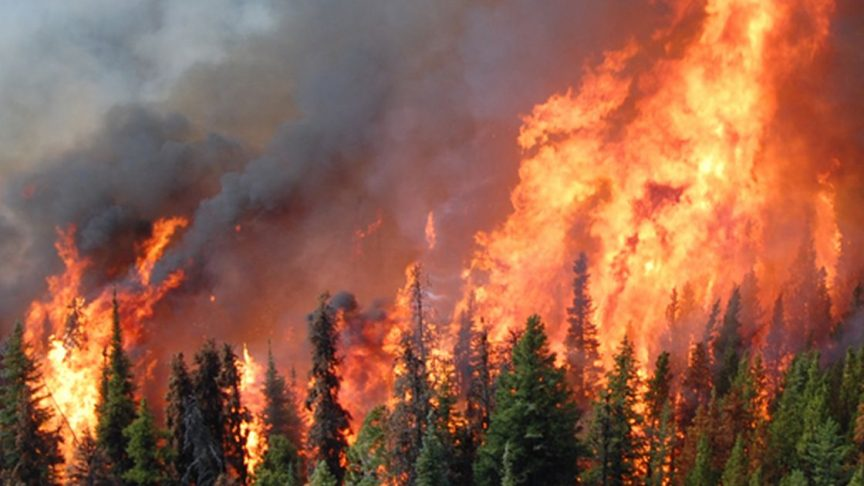
#> input picture lab4/2.jpg, 864 x 486 px
$ python semantic.py   (older library calls are emulated)
#> lines starting #> are read from the running program, lines starting #| are printed output that depends on the picture; after the words box and inside, x2 and y2 are one past the last pixel; in counts of white or black regions, pixels touching at a corner belong together
#> further down, frame is the input picture: shape (486, 864, 3); mean B, G, R 75.4, 97.5, 147.1
import cv2
import numpy as np


class FireSemanticSegmentation:
    def __init__(self, threshold=0.3, kernel_size=7):
        """
        Инициализирует параметры для сегментации огня.
        :param threshold: Порог уверенности для текстурной карты.
        :param kernel_size: Размер ядра для морфологических операций.
        """
        self.threshold = threshold  # Порог уверенности для маски
        self.kernel_size = kernel_size  # Размер ядра для морфологических операций

    def preprocess_fire_color_mask(self, frame):
        """
        Создаёт цветовую маску для выделения регионов огня на основе HSV.
        :param frame: Входное изображение.
        :return: Цветовая маска.
        """
        # Конвертируем изображение в цветовое пространство HSV
        hsv = cv2.cvtColor(frame, cv2.COLOR_BGR2HSV)
#> hsv: shape (486, 864, 3); mean H, S, V 40.8, 116.5, 148.7

        # Устанавливаем расширенный диапазон для цветов огня (более широкий оранжево-красный)
        lower_orange = np.array([0, 50, 100])
        upper_orange = np.array([40, 255, 255])

        # Создаём маску на основе расширенного диапазона
        fire_mask = cv2.inRange(hsv, lower_orange, upper_orange)
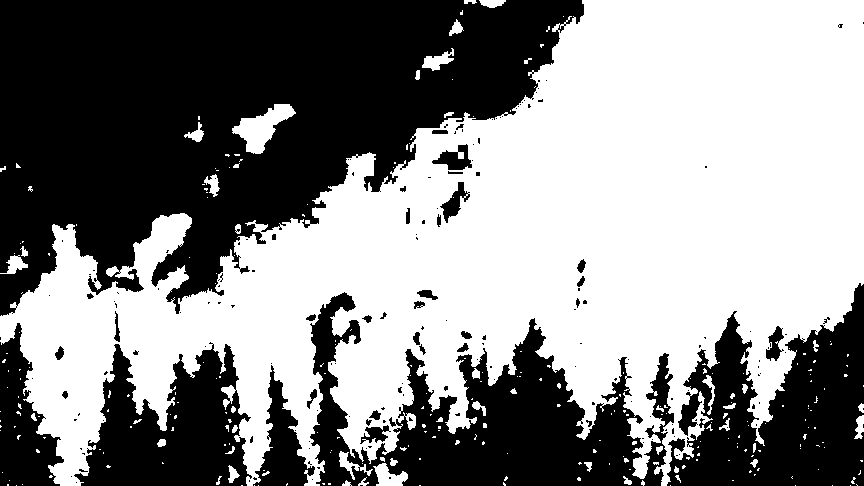
#> fire_mask: shape (486, 864); 53.9% white; 176 black regions (139 under 20 px), largest, box (x1, y1, x2, y2) and area: (0, 0, 584, 316) 111916, (310, 292, 674, 486) 30746, (667, 283, 864, 486) 23305

        return fire_mask  # Возвращаем цветовую маску

    def calculate_segmentation_map(self, frame):
        """
        Создаёт текстурную карту на основе анализа градиентов.
        :param frame: Входное изображение.
        :return: Текстурная карта.
        """
        # Преобразуем изображение в оттенки серого
        gray_frame = cv2.cvtColor(frame, cv2.COLOR_BGR2GRAY)
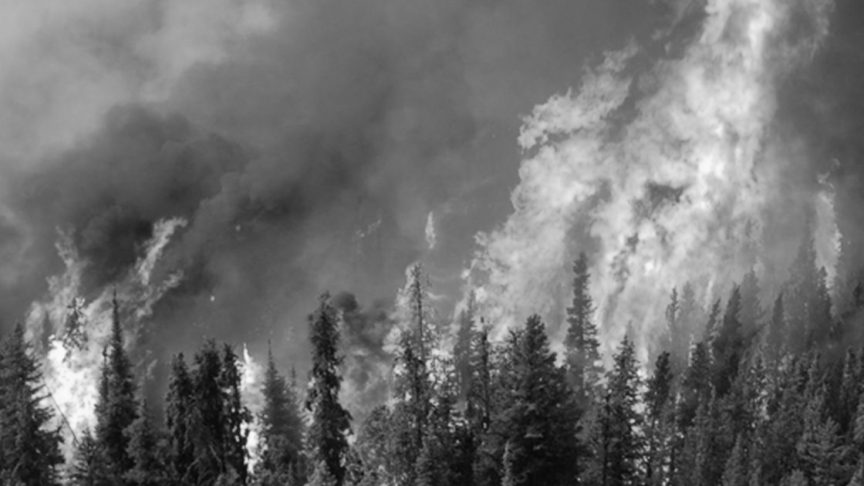
#> gray_frame: shape (486, 864); min 2, max 251, mean 109.8

        # Рассчитываем горизонтальный градиент (резкие изменения по x)
        grad_x = cv2.Sobel(gray_frame, cv2.CV_64F, 1, 0, ksize=5)

        # Рассчитываем вертикальный градиент (резкие изменения по y)
        grad_y = cv2.Sobel(gray_frame, cv2.CV_64F, 0, 1, ksize=5)
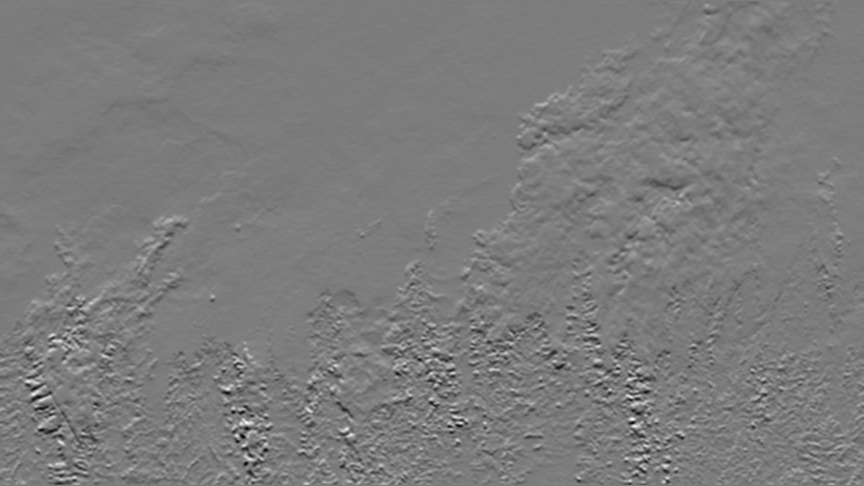
#> grad_y: shape (486, 864) float64; min -5669, max 5918, mean -21.8; drawn with min black and max white

        # Вычисляем величину градиента
        magnitude = np.sqrt(grad_x ** 2 + grad_y ** 2)
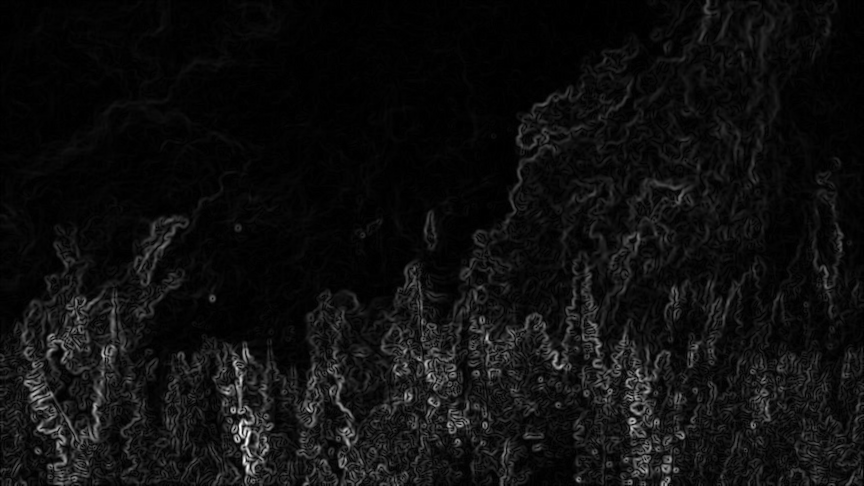
#> magnitude: shape (486, 864) float64; min 0, max 8140.4, mean 496.8; drawn with min black and max white

        # Нормализуем величину градиента в диапазон [0, 1]
        normalized_magnitude = cv2.normalize(magnitude, None, 0, 1, cv2.NORM_MINMAX)

        # Создаём более чувствительную бинарную карту на основе порога
        segmentation_map = (normalized_magnitude > self.threshold).astype(np.uint8) * 255
#> segmentation_map: shape (486, 864); 2.1% white in thin lines or dots, all inside (x1, y1, x2, y2) = (16, 103, 859, 486)

        return segmentation_map  # Возвращаем карту сегментации

    def combine_segmentation_and_color(self, fire_color_mask, segmentation_map):
        """
        Объединяет цветовую маску и текстурную карту для улучшенной сегментации.
        :param fire_color_mask: Маска на основе цвета.
        :param segmentation_map: Карта на основе текстур.
        :return: Итоговая сегментация.
        """
        # Объединяем маску цвета и карту сегментации (логическое "И")
        combined_mask = cv2.bitwise_and(fire_color_mask, segmentation_map)
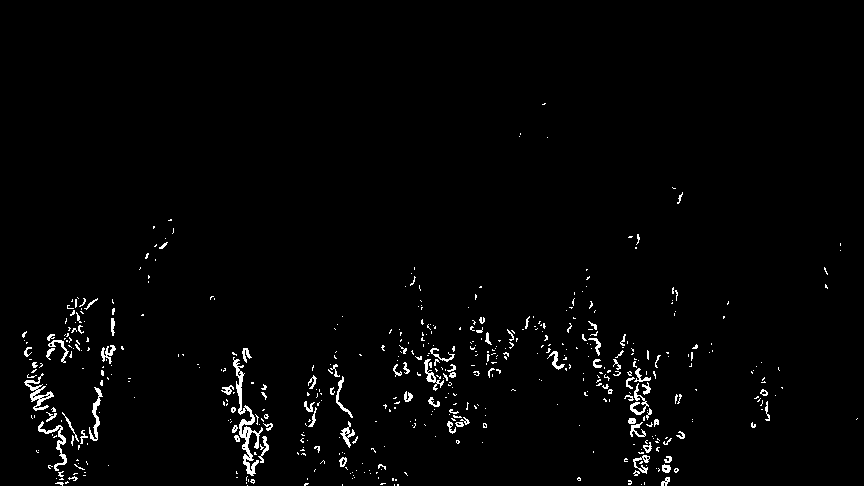
#> combined_mask: shape (486, 864); 1.9% white in thin lines or dots, all inside (x1, y1, x2, y2) = (22, 103, 858, 486)

        # Создаём ядро для морфологических операций
        kernel = cv2.getStructuringElement(cv2.MORPH_RECT, (self.kernel_size, self.kernel_size))

        # Выполняем морфологическое "расширение" и "закрытие" для выделения областей огня
        processed_mask = cv2.morphologyEx(combined_mask, cv2.MORPH_CLOSE, kernel)
#> processed_mask: shape (486, 864); 3.8% white; 155 white regions (108 under 20 px), largest, box (x1, y1, x2, y2) and area: (582, 321, 672, 476) 3093, (24, 345, 124, 486) 2740, (221, 348, 273, 486) 2385
        processed_mask = cv2.dilate(processed_mask, kernel, iterations=2)
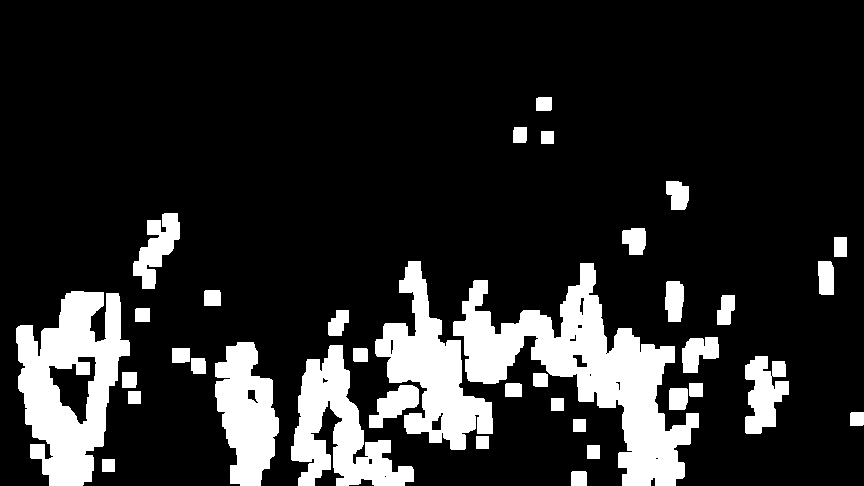
#> processed_mask: shape (486, 864); 16.3% white; 37 white regions

        return processed_mask  # Возвращаем итоговую маску

    def draw_segmentation(self, frame, mask):
        """
        Наносит сегментированные области на изображение.
        :param frame: Исходное изображение.
        :param mask: Итоговая маска сегментации.
        :return: Изображение с нанесением сегментации.
        """
        # Находим контуры на итоговой маске
        contours, _ = cv2.findContours(mask, cv2.RETR_EXTERNAL, cv2.CHAIN_APPROX_SIMPLE)
#> contours = 37 contours; largest, box (x1, y1, x2, y2) and area: (453, 263, 699, 486) 18135, (16, 291, 130, 486) 13910, (375, 261, 493, 450) 8798, (291, 345, 414, 486) 7531, (215, 342, 279, 486) 6036

        # Проходим по каждому найденному контуру
        for contour in contours:
            # Вычисляем прямоугольник, ограничивающий контур
            x, y, w, h = cv2.boundingRect(contour)

            # Рисуем прямоугольник на исходном изображении
            cv2.rectangle(frame, (x, y), (x + w, y + h), (0, 0, 255), 2)
#> this loop made 37 passes
#> (x, y, w, h) on passes 1, 6, 9, 10, 11, 12, 13, 14, 15, 16, 17, 18: (571, 471, 16, 15), (850, 412, 14, 14), (669, 388, 19, 22), (369, 385, 50, 43), (689, 383, 14, 14), (505, 383, 17, 14), (533, 373, 15, 14), (122, 372, 15, 16), (191, 358, 15, 16), (745, 356, 44, 78), (353, 348, 15, 14), (172, 348, 18, 15)
#> (contour, x, y, w, h) on passes 2, 3, 4, 5, 7, 8: ([[102, 459], [102, 471], [114, 471], [114, 459]], 102, 459, 13, 13), ([[587, 445], [587, 458], [599, 458], [599, 445]], 587, 445, 13, 14), ([[476, 436], [476, 448], [488, 448], [488, 436]], 476, 436, 13, 13), ([[573, 419], [573, 431], [585, 431], [585, 419]], 573, 419, 13, 13), ([[551, 398], [551, 410], [563, 410], [563, 398]], 551, 398, 13, 13), ([[128, 391], [128, 403], [140, 403], [140, 391]], 128, 391, 13, 13)
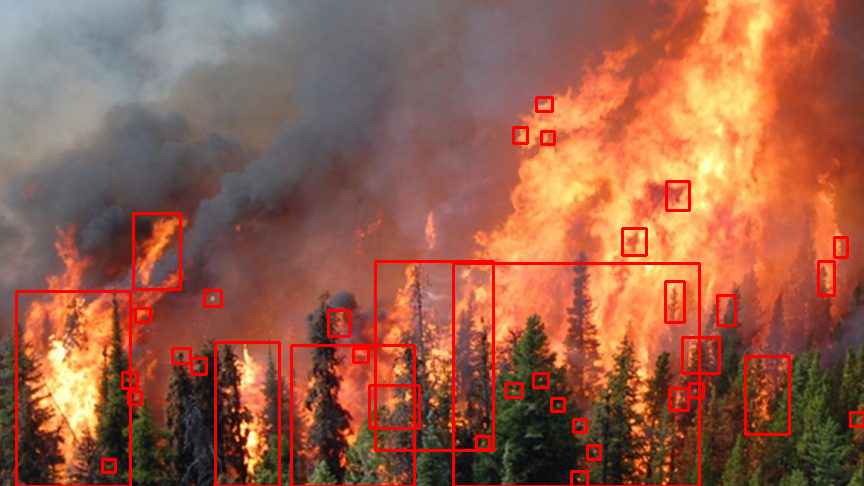
#> frame: shape (486, 864, 3); 3.8% of pixels changed, all inside (x1, y1, x2, y2) = (15, 96, 864, 486)

        return frame  # Возвращаем изображение с прямоугольниками


# Пример использования
if __name__ == "__main__":
    # Загружаем изображение с огнём
    image_path = "2.jpg"  # Укажите путь к изображению
    frame = cv2.imread(image_path)  # Читаем изображение

    # Инициализируем сегментатор
    segmentator = FireSemanticSegmentation(threshold=0.3, kernel_size=7)

    # Создаём цветовую маску
    fire_color_mask = segmentator.preprocess_fire_color_mask(frame)

    # Создаём карту сегментации на основе текстур
    segmentation_map = segmentator.calculate_segmentation_map(frame)

    # Объединяем цветовую маску и карту сегментации
    final_mask = segmentator.combine_segmentation_and_color(fire_color_mask, segmentation_map)

    # Отображаем сегментированные области на изображении
    result_frame = segmentator.draw_segmentation(frame, final_mask)

    # Отображаем результат
    cv2.imshow("Semantic Segmentation of Fire", result_frame)  # Показываем результат
    cv2.waitKey(0)  # Ждём нажатия клавиши
    cv2.destroyAllWindows()  # Закрываем все окна

$ run again, with lab4/4.jpg copied over lab4/2.jpg
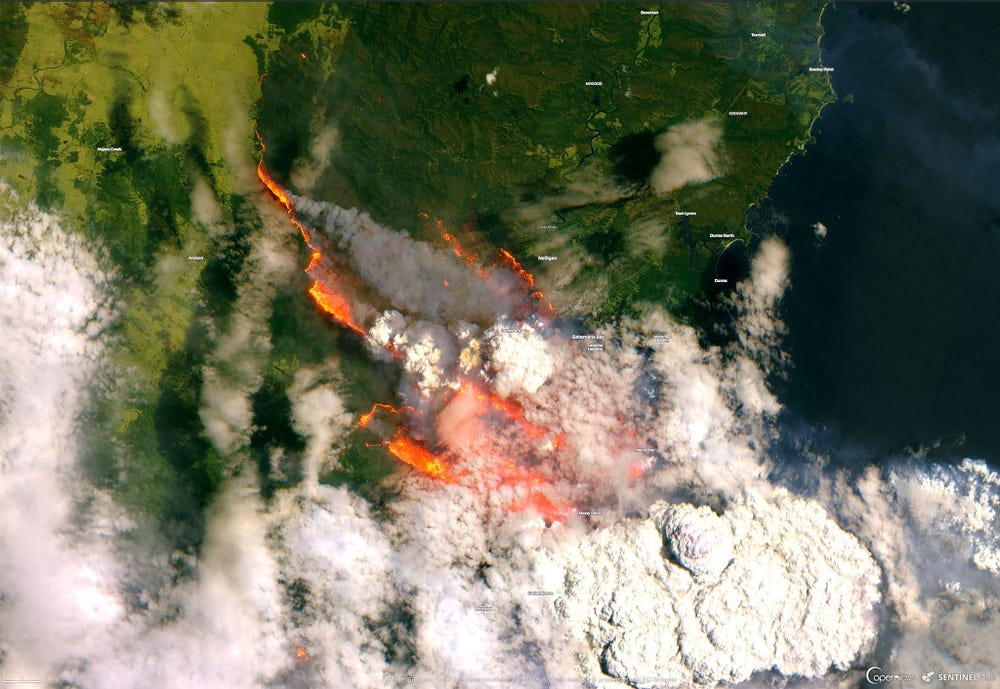
#> input picture lab4/4.jpg, 1000 x 689 px
#> frame is the input picture: shape (689, 1000, 3); mean B, G, R 97.3, 117.5, 117.1
#> hsv: shape (689, 1000, 3); mean H, S, V 48.8, 105.6, 126.9
#> in preprocess_fire_color_mask, `fire_mask = cv2.inRange(hsv, lower_orange, upper_orange)`:
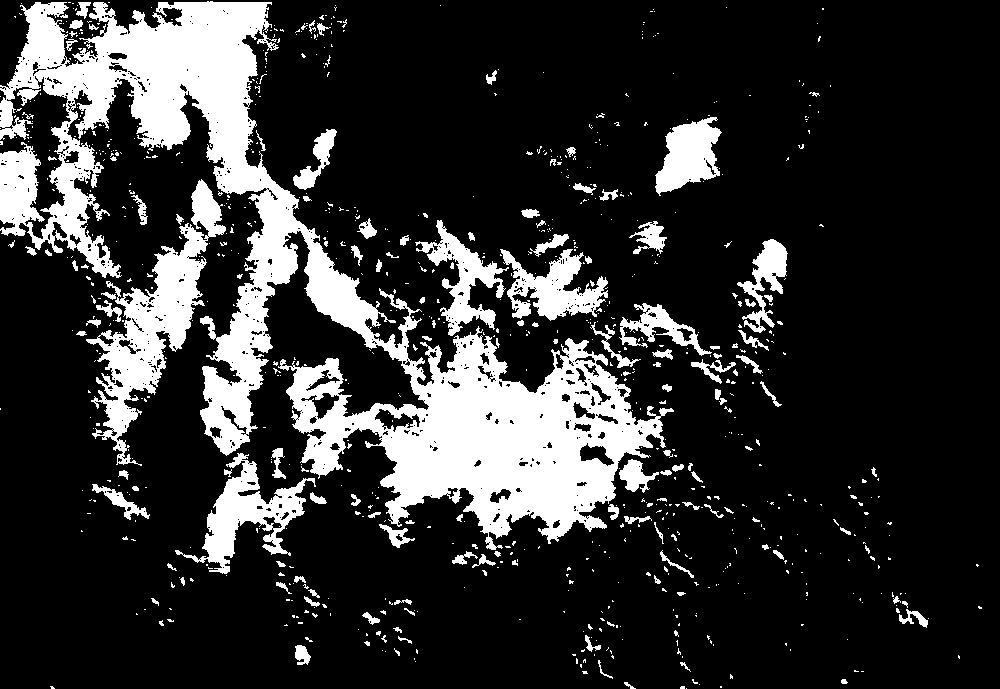
#> fire_mask: shape (689, 1000); 19.1% white; 876 white regions (736 under 20 px), largest, box (x1, y1, x2, y2) and area: (0, 1, 674, 550) 87853, (86, 179, 226, 466) 10865, (175, 453, 316, 574) 5010
#> segmentation_map: shape (689, 1000); 2.1% white in thin lines or dots
#> combined_mask: shape (689, 1000); 0.5% white in thin lines or dots
#> contours = 120 contours; largest, box (x1, y1, x2, y2) and area: (251, 163, 591, 425) 14446, (618, 491, 737, 598) 5140, (668, 316, 788, 418) 4354, (574, 594, 641, 689) 3010, (586, 305, 663, 361) 2276
#> the loop in draw_segmentation, `for contour in contours:` made 120 passes
#> (x, y, w, h) on passes 1, 2, 4, 5, 6, 8, 11, 15: (835, 674, 16, 15), (724, 668, 15, 15), (359, 636, 14, 14), (379, 632, 45, 27), (701, 629, 19, 23), (668, 618, 38, 71), (356, 608, 26, 19), (386, 595, 34, 26)
#> after the loop in draw_segmentation, `for contour in contours:`:
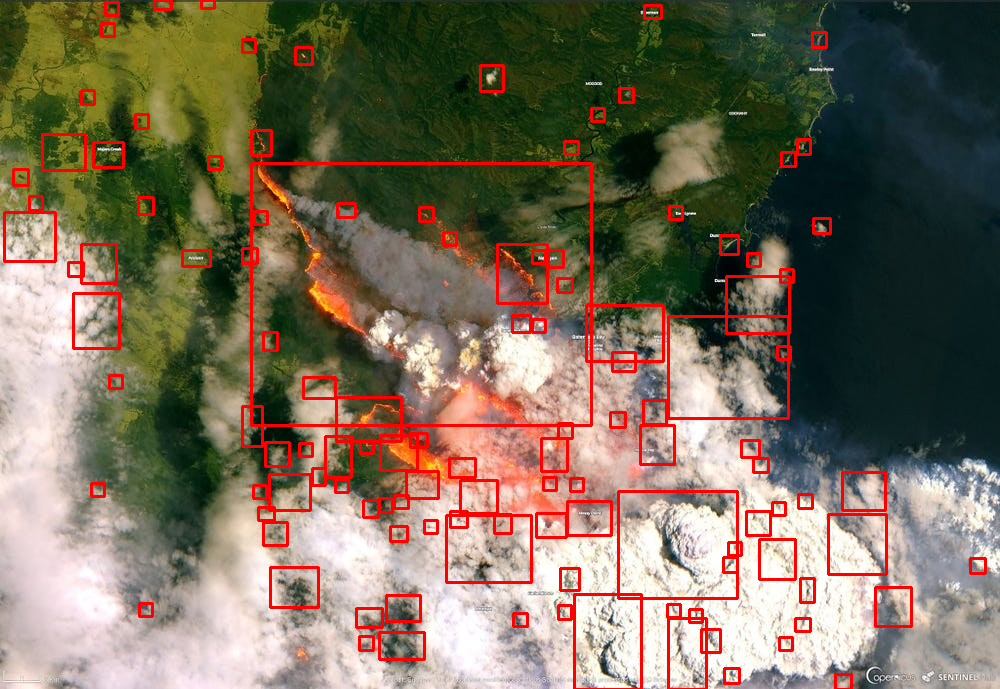
#> frame: shape (689, 1000, 3); 5.24% of pixels changed, all inside (x1, y1, x2, y2) = (3, 0, 987, 689)
